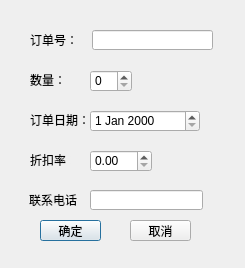
<?xml version="1.0" encoding="UTF-8"?>
<ui version="4.0">
 <class>AddSaleRecordDialog</class>
 <widget class="QDialog" name="AddSaleRecordDialog">
  <property name="geometry">
   <rect>
    <x>0</x>
    <y>0</y>
    <width>245</width>
    <height>268</height>
   </rect>
  </property>
  <property name="windowTitle">
   <string>Dialog</string>
  </property>
  <widget class="QLabel" name="label">
   <property name="geometry">
    <rect>
     <x>30</x>
     <y>30</y>
     <width>51</width>
     <height>20</height>
    </rect>
   </property>
   <property name="text">
    <string>订单号：</string>
   </property>
  </widget>
  <widget class="QLineEdit" name="edtOrderId">
   <property name="geometry">
    <rect>
     <x>92</x>
     <y>30</y>
     <width>121</width>
     <height>20</height>
    </rect>
   </property>
  </widget>
  <widget class="QLabel" name="label_2">
   <property name="geometry">
    <rect>
     <x>30</x>
     <y>70</y>
     <width>41</width>
     <height>20</height>
    </rect>
   </property>
   <property name="text">
    <string>数量：</string>
   </property>
  </widget>
  <widget class="QSpinBox" name="spbQuantity">
   <property name="geometry">
    <rect>
     <x>90</x>
     <y>70</y>
     <width>42</width>
     <height>22</height>
    </rect>
   </property>
  </widget>
  <widget class="QDoubleSpinBox" name="spbDiscountRate">
   <property name="geometry">
    <rect>
     <x>90</x>
     <y>150</y>
     <width>62</width>
     <height>22</height>
    </rect>
   </property>
  </widget>
  <widget class="QLabel" name="label_3">
   <property name="geometry">
    <rect>
     <x>30</x>
     <y>110</y>
     <width>61</width>
     <height>20</height>
    </rect>
   </property>
   <property name="text">
    <string>订单日期：</string>
   </property>
  </widget>
  <widget class="QLabel" name="label_4">
   <property name="geometry">
    <rect>
     <x>30</x>
     <y>150</y>
     <width>41</width>
     <height>20</height>
    </rect>
   </property>
   <property name="text">
    <string>折扣率：</string>
   </property>
  </widget>
  <widget class="QLabel" name="label_5">
   <property name="geometry">
    <rect>
     <x>29</x>
     <y>190</y>
     <width>51</width>
     <height>20</height>
    </rect>
   </property>
   <property name="text">
    <string>联系电话：</string>
   </property>
  </widget>
  <widget class="QDateEdit" name="edtOrderDate">
   <property name="geometry">
    <rect>
     <x>90</x>
     <y>110</y>
     <width>110</width>
     <height>22</height>
    </rect>
   </property>
  </widget>
  <widget class="QLineEdit" name="edtContactPhone">
   <property name="geometry">
    <rect>
     <x>90</x>
     <y>190</y>
     <width>113</width>
     <height>20</height>
    </rect>
   </property>
  </widget>
  <widget class="QPushButton" name="btnConfirm">
   <property name="geometry">
    <rect>
     <x>40</x>
     <y>220</y>
     <width>61</width>
     <height>21</height>
    </rect>
   </property>
   <property name="text">
    <string>确定</string>
   </property>
  </widget>
  <widget class="QPushButton" name="btnCancel">
   <property name="geometry">
    <rect>
     <x>130</x>
     <y>220</y>
     <width>61</width>
     <height>21</height>
    </rect>
   </property>
   <property name="text">
    <string>取消</string>
   </property>
  </widget>
 </widget>
 <resources/>
 <connections/>
</ui>
